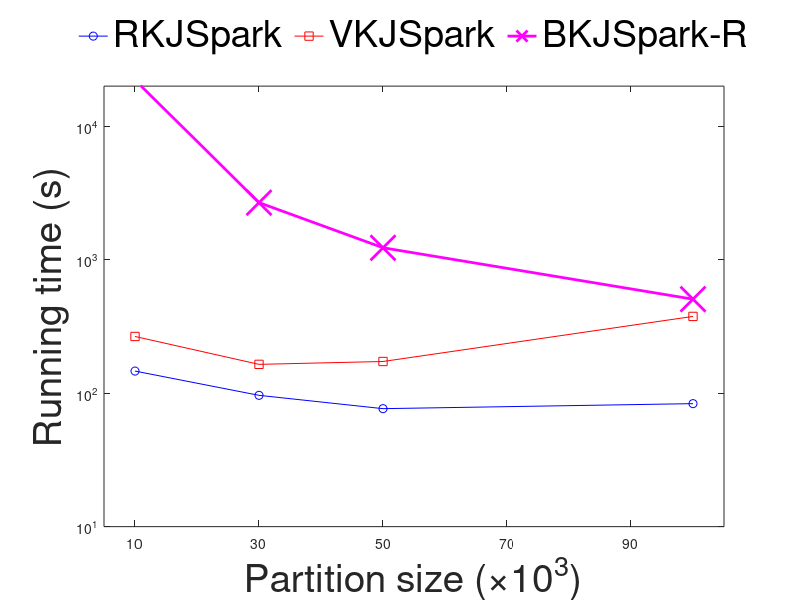

Write the MATLAB code that produced this figure.
% Create some data
part_size = [10 30 50 100];
RTree = [146.494 96.384 76.580 83.509];
Voronoi = [266.145 164.472 172.812 376.144];
NLRTree = [22237.171 2680.145 1229.967 506.335];
% RTree = [113.126 80.316 72.941 81.784];
% Voronoi = [389.795 172.953 148.492 255.743];
% NLRTree = [18568.808 2680.145 1229.967 506.335];
% Create a y-axis semilog plot using the semilogy function
% Plot SER data in blue and BER data in red
set(gca,'Visible','on','Units','normalized');
set(gca,'Units','normalized','FontSize',30);
box('on');
semilogy(part_size,RTree,'-ob',part_size,Voronoi,'-rs',part_size,NLRTree,'-xm','LineWidth', 2, 'MarkerSize', 18);
hold on;

xlim([5 105])
ylim([10 20000])
set(gca, 'XTick', 10:20:100, 'XMinorTick', 'off')
set(gca, 'YTick', [1 10 100 1000 10000], 'YMinorTick', 'off')

xlabel('Partition size (\times10^3)','FontSize',28)
ylabel('Running time (s)','FontSize',28)

h=legend('RKJSpark', 'VKJSpark', 'BKJSpark-R');
set(h,'Interpreter','tex','Location','NorthOutside','FontSize',27,'Orientation','Horizontal','Box','off');

print -depsc2 osm_knnj_partsize